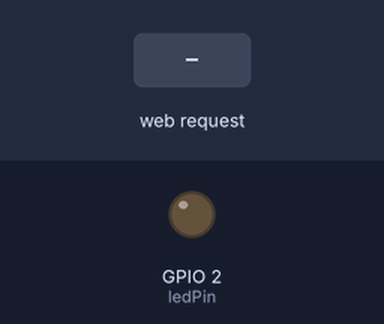
Recording of a sketch running on a simulated ESP32. Parts: output pins drawn as LEDs (lit = HIGH). The test bench sets the inputs (shaded band). WiFi joins after 1.5 s; servers stay silent unless stated; what the sketch prints to the serial monitor is not drawn.

Above: at 1.2 s.
1.3 s: HTTP request GET /motor/forward received
At 2.5 s:
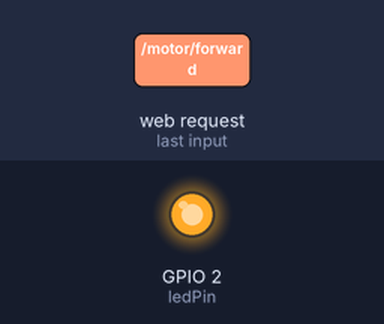
2.8 s: HTTP request GET /motor/reverse received
4.3 s: HTTP request GET /motor/left received
Timing chart, 0 to 7.3 s (numbered marks = the images above; inputs shaded):
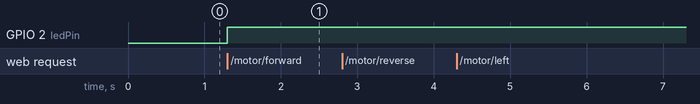

The sketch:

cobawifi.ino
```cpp
#include "WiFi.h"

const char* ssid = "Qbar";
const char* password = "3Dward2@22";

const char* ssid2 = "wemosssssssss";
const char* password2 = "";

const int ledPin = LED_BUILTIN;

String header;
bool motorRunning = 0;

const char* html = R""""(
HTTP/1.1 200 OK
Content-type:text/html

<!DOCTYPE html>
<html lang="en">

<head>
    <meta charset="UTF-8">
    <meta name="viewport" content="width=device-width, initial-scale=1.0">
    <title>BOCCHI RC</title>
    <style>
        body {
            margin: 0;
            padding: 0;
            display: flex;
            flex-direction: column;
            justify-content: flex-start;
            align-items: center;
            height: 100vh;
        }

        .center-line {
            position: absolute;
            background-color: #000;
        }

        .vertical-line {
            left: 50%;
            width: 2px;
            height: 100%;
            transform: translateX(-50%);
        }

        .horizontal-line {
            top: 50%;
            height: 2px;
            width: 100%;
            transform: translateY(-50%);
        }

        .diamond-container {
            display: flex;
            justify-content: center;
            align-items: center;
            width: 100vw;
            height: 100vh;
        }

        .diamond-container-inner {
            position: relative;
            width: 200px;
            height: 200px;
        }

        .diamond-button {
            position: absolute;
            width: 150px;
            height: 50px;
            background-color: #ff36d7;
            border: none;
            color: white;
            font-size: 16px;
        }

        .diamond-button:active {
            background-color: #fc90e7;
        }

        .diamond-button-top {
            top: -50px;
            left: 25px;
        }

        .diamond-button-bottom {
            bottom: 50px;
            left: 25px;
        }

        .diamond-button-left {
            top: 25px;
            left: -60px;
        }

        .diamond-button-right {
            top: 25px;
            right: -60px;
        }

        .title-main {
            text-align: center;
            font-family: Arial, sans-serif;
            margin-top: 20px;
            color: #000000;
            margin-top: 20px;
            text-shadow:
                -2px -2px 0 #fff,
                2px -2px 0 #fff,
                -2px 2px 0 #fff,
                2px 2px 0 #fff;
        }
    </style>
</head>

<body>
    <div class="title-main">
        <h1>Bocchi Remote Control Car</h1>
    </div>
    <div class="diamond-container">
        <div class="diamond-container-inner">
            <button class="diamond-button diamond-button-top" onmousedown="turnOn(1)" onmouseup="turnOff(1)" ontouchstart="turnOn(1)" ontouchend="turnOff(1)">Maju</button>
            <button class="diamond-button diamond-button-bottom" onmousedown="turnOn(2)" onmouseup="turnOff(2)" ontouchstart="turnOn(2)" ontouchend="turnOff(2)">Mundur</button>
            <button class="diamond-button diamond-button-left" onmousedown="turnOn(3)" onmouseup="turnOff(3)" ontouchstart="turnOn(3)" ontouchend="turnOff(3)">Kiri</button>
            <button class="diamond-button diamond-button-right" onmousedown="turnOn(4)" onmouseup="turnOff(4)" ontouchstart="turnOn(4)" ontouchend="turnOff(4)">Kanan</button>
        </div>
    </div>

    <script>
        function turnOn(buttonId) {
            (buttonId == 1) ? forward() : (buttonId == 2) ? reverse() : (buttonId == 3) ? left() : right();
        }

        function turnOff(buttonId) {
            motorOff();
        }

        function forward(){
            fetch("/motor/forward");
        }

        function reverse(){
            fetch("/motor/reverse");
        }

        function left(){
            fetch("/motor/left");
        }

        function right(){
            fetch("/motor/right");
        }

        function motorOff(){
            fetch("/motor/off")
        }
    </script>
</body>

</html>
)"""";

WiFiServer server(80);

void setup() {
  Serial.begin(115200);
  pinMode(ledPin, OUTPUT);
  digitalWrite(ledPin, 0);

  Serial.print("Setting AP (Access Point)…");
  WiFi.softAP(ssid2);

  IPAddress IP = WiFi.softAPIP();
  Serial.print("AP IP address: ");
  Serial.println(IP);

  // // Connect to Wi-Fi network with SSID and password
  // Serial.print("Connecting to ");
  // Serial.println(ssid);
  // WiFi.begin(ssid, password);
  // while (WiFi.status() != WL_CONNECTED) {
  //   delay(500);
  //   Serial.print(".");
  // }
  // // Print local IP address and start web server
  // Serial.println("");
  // Serial.println("WiFi connected.");
  // Serial.println("IP address: ");
  // Serial.println(WiFi.localIP());

  server.begin();
}

void loop() {
  WiFiClient client = server.accept();

  if (client) {
    String currentLine = "";
    while (client.connected()) {
      if (client.available()) {
        char c = client.read();
        Serial.write(c);
        if (c == '\n') {
          if (currentLine.length() == 0) {
            client.println(html);
            break;
          } else {
            currentLine = "";
          }
        } else if (c != '\r') {
          currentLine += c;
        }


        if (currentLine.endsWith("GET /motor/forward")&& motorRunning == 0) {
          digitalWrite(ledPin, 1);
          motorRunning = 1;
          delay(10);
        }
        if (currentLine.endsWith("GET /motor/reverse")&& motorRunning == 0) {
          digitalWrite(ledPin, 1);
          motorRunning = 1;
          delay(10);

        }
        if (currentLine.endsWith("GET /motor/left")&& motorRunning == 0) {
          digitalWrite(ledPin, 1);
          motorRunning = 1;
          delay(10);

        }
        if (currentLine.endsWith("GET /motor/right") && motorRunning == 0) {
          digitalWrite(ledPin, 1);
          motorRunning = 1;
          delay(10);

        }
        if (currentLine.endsWith("GET /motor/off") && motorRunning == 1) {
          digitalWrite(ledPin, 0);
          motorRunning = 0;
          delay(10);
        }
      }
    }
    client.stop();
  }
}
```

Measured:
- after the input at 1.3 s, GPIO 2 (ledPin): LOW → HIGH at once
- after the input at 2.8 s, every drawn part: stays the same
- after the input at 4.3 s, every drawn part: stays the same
